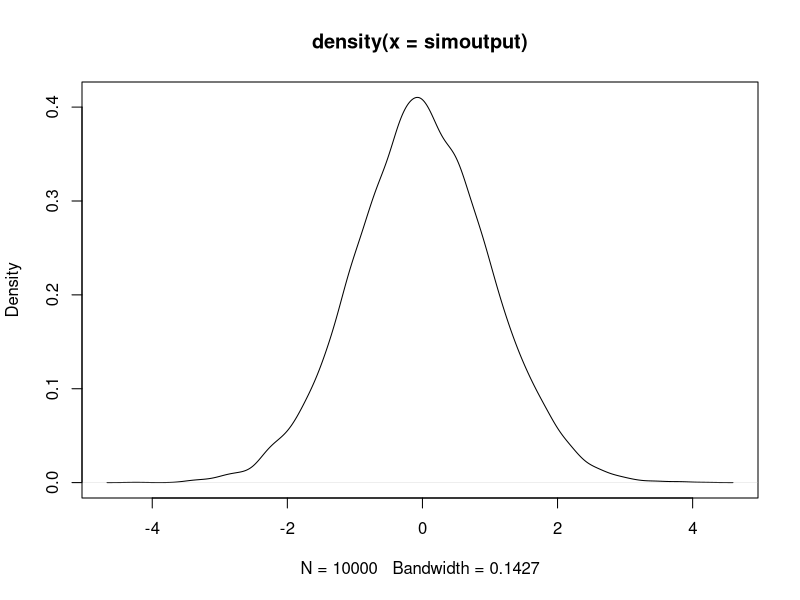
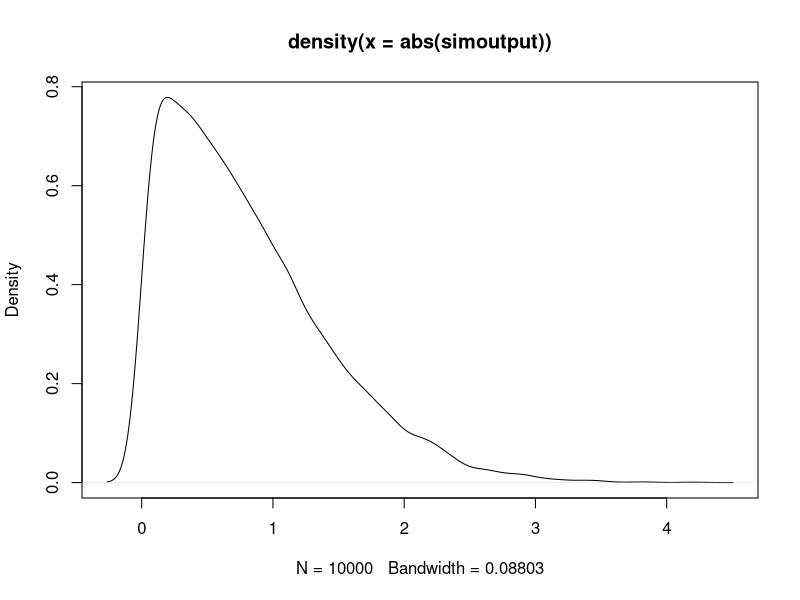

R code for these plots, in order:
set.seed(200)
simoutput <- replicate(10000, {
  y <- rnorm(100)
  x <- rnorm(100)
  d <- x
  d[1:50] <- 0
  fit <- lm(y~x+d)
  # Coefficients and variances, etc.
  coefmat <- summary(fit)$coefficients
  # Get the t-stat on the structural break dummy
  coefmat["d", "t value"]
})
plot(density(simoutput))
plot(density(abs(simoutput)))
mean(abs(simoutput) > 1.96)

# Question: Multiple hypothesis tests
# How is the size affected?
set.seed(200)
simoutput <- replicate(10000, {
  y <- rnorm(100)
  x <- rnorm(100)
  d1 <- x
  d1[1:50] <- 0
  fit1 <- lm(y~x+d1)
  # Coefficients and variances, etc.
  coefmat1 <- summary(fit1)$coefficients
 
  y <- rnorm(100)
  x <- rnorm(100)
  d2 <- x
  d2[1:25] <- 0
  fit2 <- lm(y~x+d2)
  # Coefficients and variances, etc.
  coefmat2 <- summary(fit2)$coefficients
  
  y <- rnorm(100)
  x <- rnorm(100)
  d3 <- x
  d3[1:75] <- 0
  fit3 <- lm(y~x+d3)
  # Coefficients and variances, etc.
  coefmat3 <- summary(fit3)$coefficients
  
  (abs(coefmat1["d1", "t value"]) > 1.96) | 
    (abs(coefmat2["d2", "t value"]) > 1.96) |
    (abs(coefmat3["d3", "t value"]) > 1.96)
})
mean(simoutput)

# Let's get the size under control by raising the 
# critical value
set.seed(200)
simoutput <- replicate(10000, {
  y <- rnorm(100)
  x <- rnorm(100)
  d1 <- x
  d1[1:50] <- 0
  fit1 <- lm(y~x+d1)
  # Coefficients and variances, etc.
  coefmat1 <- summary(fit1)$coefficients
  
  y <- rnorm(100)
  x <- rnorm(100)
  d2 <- x
  d2[1:25] <- 0
  fit2 <- lm(y~x+d2)
  # Coefficients and variances, etc.
  coefmat2 <- summary(fit2)$coefficients
  
  y <- rnorm(100)
  x <- rnorm(100)
  d3 <- x
  d3[1:75] <- 0
  fit3 <- lm(y~x+d3)
  # Coefficients and variances, etc.
  coefmat3 <- summary(fit3)$coefficients
  
  (abs(coefmat1["d1", "t value"]) > 2.4) | 
    (abs(coefmat2["d2", "t value"]) > 2.4) |
    (abs(coefmat3["d3", "t value"]) > 2.4)
})
mean(simoutput)
